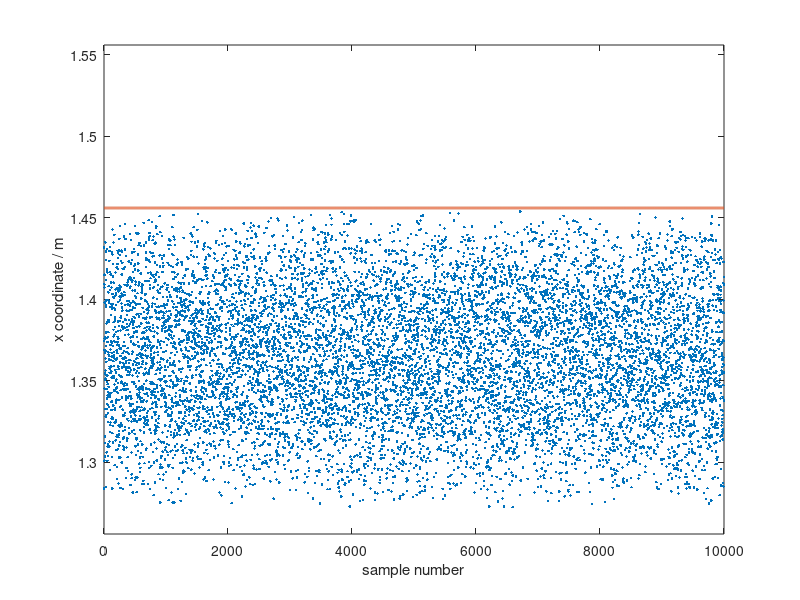

Here is the MATLAB script that generated this plot:
%% evaluation of the 2d plane with 2d  forward kinematics problem solution
% forward kinematics for original configuration

% robot definition 
% robot configurations
ROBOT = '2d2linkBot';
theta1 = pi/3;
theta2 = pi/6;
ys_ori = [theta1; theta2];


% forward kinematics 
xpos = cos(theta1) + cos(theta2);
ypos = sin(theta1) + sin(theta2);

% cases 
% xdist = 0.2;
% lmd = 0.1591; % feasibility = e-14

% xdist = 0.25;
% lmd = 0.2038;

% xdist = 0.15;
% lmd = 0.1166;

% xdist = 0.07;
% lmd = 0.0526;

xdist = 0.09;
lmd = 0.0670;
% lmd = 0.0683;

ydist = 0.05;
% lmd = 0.0372;

%% sampling to verify the joint bound approximated forward kinematics
% precomputed lmd as the joint bound 
xwall = xpos + xdist;
ywall = xpos + ydist;

sample_num = 10000;
xpos_approx_samples = zeros(sample_num,1);
violate = 0;
min_dist = 999;

for i = 1:sample_num
    ys = -1 + 2*rand(2,1); % sampling a y vector within [-1,1]
    ys_pert = ys*lmd + ys_ori; % perturbed y vector
    xpos_per = cos(ys_pert(1)) + cos(ys_pert(2));
    ypos_per = sin(ys_pert(1)) + sin(ys_pert(2));
    xpos_approx_samples(i) = xpos_per; % x wall 
%     xpos_approx_samples(i) = ypos_per; % y wall 
    % violation check
    if xpos_per > xwall
        violate = violate + 1;
    end
    % update optimality 
    dist = xwall - xpos_per;
    if dist < min_dist
        min_dist = dist;
    end
end

figure
plot(xpos_approx_samples,'.');
hold on 
% plot the solidline to demonstrate 1.8
yline = xwall * ones(sample_num,1); % x wall
% yline = ywall * ones(sample_num,1); % x wall
plot(yline,'-','lineWidth',2);
hold on 
% limitation 
xlabel('sample number');
ylabel('x coordinate / m');
% ylabel('y coordinate / m');
ylim([xwall-0.2 xwall + 0.1]); % x wall 
% ylim([ywall-0.15, ywall + 0.1]); % y wall 
% disp(max(xpos_approx_samples));
disp( violate);
disp( min_dist);